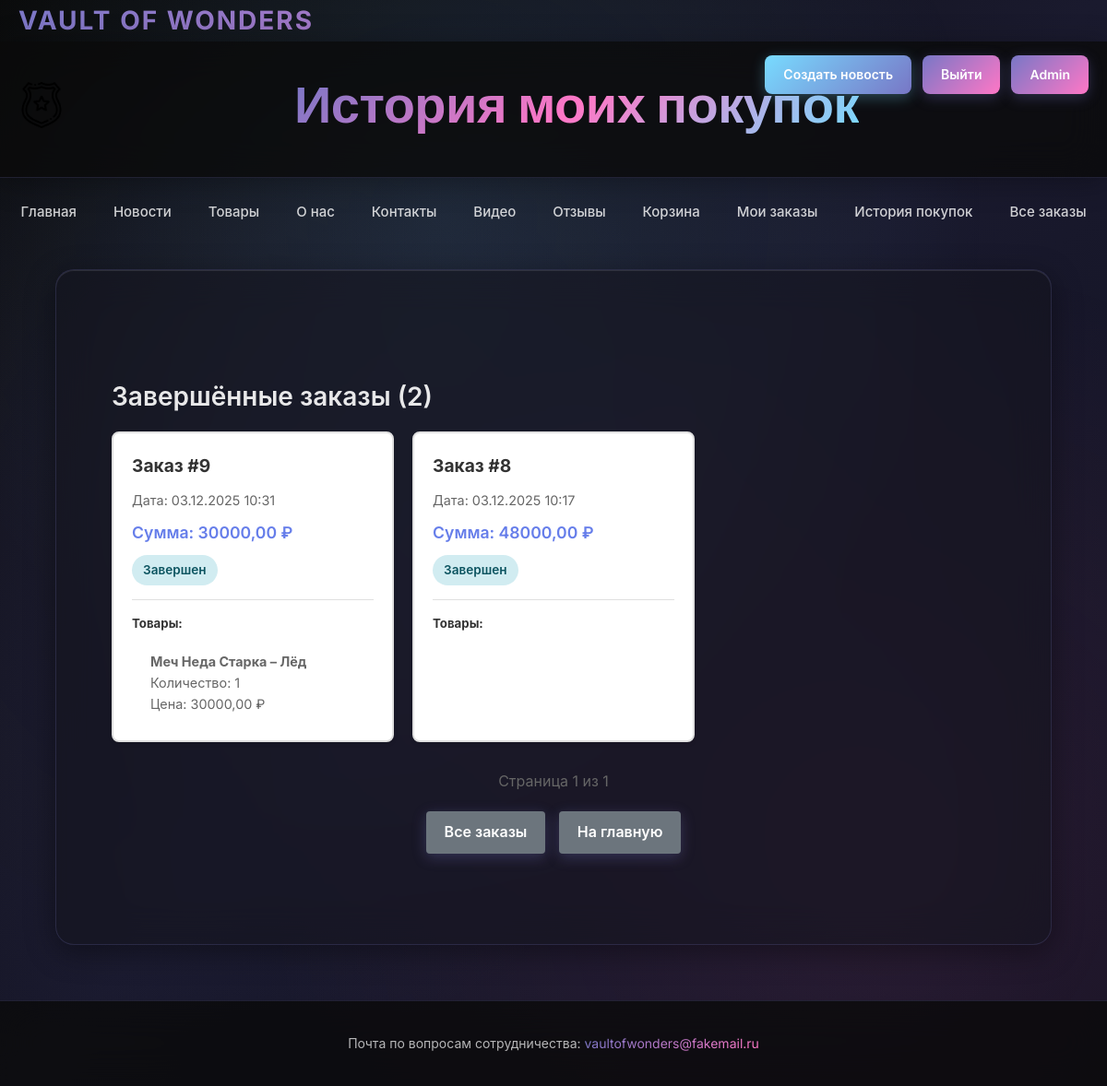
/purchase-history/ (signed in), run on the app's committed database.
### app/models.py (models this page shows, shortened)
class Order(models.Model):
    STATUS_CHOICES = [
        ('processing', 'В обработке'),
        ('confirmed', 'Подтвержден'),
        ('completed', 'Завершен'),
        ('cancelled', 'Отменен'),
    ]
    user = models.ForeignKey(User, on_delete=models.CASCADE, verbose_name="Пользователь")
    items = models.ManyToManyField(CartItem, verbose_name="Товары")
    total_price = models.DecimalField('Общая стоимость', max_digits=10, decimal_places=2)
    date_created = models.DateTimeField(default=timezone.now, verbose_name="Дата создания")
    is_paid = models.BooleanField('Оплачен', default=False)
    status = models.CharField('Статус заказа', max_length=20, choices=STATUS_CHOICES, default='processing')
    class Meta:
        verbose_name = "Заказ"
        verbose_name_plural = "Заказы"

class OrderItem(models.Model):
    order = models.ForeignKey(Order, on_delete=models.CASCADE, related_name='order_items', verbose_name="Заказ")
    product = models.ForeignKey(Product, on_delete=models.SET_NULL, null=True, verbose_name="Товар")
    product_name = models.CharField('Название товара', max_length=200)
    product_price = models.DecimalField('Цена товара', max_digits=10, decimal_places=2)
    manufacturer = models.CharField('Производитель', max_length=100, blank=True)
    description = models.TextField('Описание', blank=True)
    image = models.ImageField(upload_to="media/Images/products/", verbose_name="Изображение", null=True, blank=True)
    quantity = models.PositiveIntegerField('Количество', default=1)
    class Meta:
        verbose_name = "Товар в заказе"
        verbose_name_plural = "Товары в заказе"

### app/views.py (the view)
# urls.py: path('purchase-history/', views.my_purchase_history, name='my_purchase_history'),
def my_purchase_history(request):
    if not request.user.is_authenticated:
        return redirect('login')
    orders = Order.objects.filter(user=request.user, status='completed').order_by('-date_created')
    paginator = Paginator(orders, 10)
    page_number = request.GET.get("page")
    page_obj = paginator.get_page(page_number)
    purchased_items = []
    for order in orders:
        for item in order.items.all():
            purchased_items.append({
                'product': item.product,
                'quantity': item.quantity,
                'price': item.product.price,
                'order_date': order.date_created
            })
    context = {
        'page_obj': page_obj,
        'purchased_items': purchased_items,
        'user': request.user,
        'title': 'История покупок'
    }
    return render(request, 'my_purchase_history.html', context)

### app/templates/my_purchase_history.html (shortened to what this page needs)
{% extends 'base.html' %}
{% load static %}
{% block header %}История моих покупок{% endblock %}
{% block content %}
<link href="{% static 'styles/purchase_history.css' %}" rel="stylesheet">
<div class="purchase-history-container">
    {% if page_obj %}
        <h3>Завершённые заказы ({{ page_obj.paginator.count }})</h3>
        <div class="purchases-grid">
            {% for order in page_obj %}
                <div class="order-card">
                    <h4>Заказ #{{ order.id }}</h4>
                    <p class="order-date">Дата: {{ order.date_created|date:"d.m.Y H:i" }}</p>
                    <p class="order-total">Сумма: {{ order.total_price }} ₽</p>
                    <p class="order-status">
                        <span class="status-badge status-{{ order.status }}">
                            {{ order.get_status_display }}
                        </span>
                    </p>
                    <div class="items">
                        <h5>Товары:</h5>
                        <ul>
                            {% for item in order.order_items.all %}
                                <li>
                                    <strong>{{ item.product_name }}</strong><br>
                                    Количество: {{ item.quantity }}<br>
                                    Цена: {{ item.product_price }} ₽
                                </li>
                            {% endfor %}
                        </ul>
                    </div>
                </div>
            {% endfor %}
        </div>
        <div class="pagination">
            <span class="page-info">
                Страница {{ page_obj.number }} из {{ page_obj.paginator.num_pages }}
            </span>
        </div>
    {% else %}
        <div class="empty-message">
            <p>У вас пока нет завершённых заказов</p>
            <a href="{% url 'products' %}" class="btn btn-primary">Перейти к товарам</a>
        </div>
    {% endif %}
    <div class="actions">
        <a href="{% url 'order_history' %}" class="btn btn-secondary">Все заказы</a>
        <a href="{% url 'main' %}" class="btn btn-secondary">На главную</a>
    </div>
</div>
{% endblock %}

### app/static/styles/site.css (style rules this page uses)
* { margin: 0; padding: 0; box-sizing: border-box; }
body { font-family: 'Inter', -apple-system, BlinkMacSystemFont, 'Segoe UI', sans-serif; margin: 0; padding: 0; background: linear-gradient(135deg, #0a0a0a 0%, #1a1a2e 50%, #0f0f1e 100%); background-attachment: fixed; color: #E0E0E0; overflow-x: hidden; line-height: 1.6; }
body::before { content: ''; position: fixed; top: 0; left: 0; width: 100%; height: 100%; background: radial-gradient(circle at 20% 50%, rgba(120, 119, 198, 0.1) 0%, transparent 50%), radial-gradient(circle at 80% 80%, rgba(255, 119, 198, 0.1) 0%, transparent 50%), radial-gradient(circle at 40% 20%, rgba(120, 219, 255, 0.1) 0%, transparent 50%); pointer-events: none; z-index: 0; }
h3 { font-size: clamp(20px, 3vw, 28px); font-weight: 600; color: rgba(255, 255, 255, 0.9); margin-top: 25px; margin-bottom: 15px; }
.btn { background: linear-gradient(135deg, #7877C6 0%, #FF77C6 100%); color: white; padding: 12px 24px; font-size: 15px; font-weight: 600; border: none; border-radius: 10px; cursor: pointer; transition: all 0.3s ease; text-decoration: none; display: inline-block; box-shadow: 0 4px 15px rgba(120, 119, 198, 0.3); position: relative; overflow: hidden; }
.btn::before { content: ''; position: absolute; top: 0; left: -100%; width: 100%; height: 100%; background: linear-gradient(90deg, transparent, rgba(255, 255, 255, 0.2), transparent); transition: left 0.5s; }
.btn-secondary { background: linear-gradient(135deg, #78DBFF 0%, #7877C6 100%); }

### app/static/styles/purchase_history.css (style rules this page uses)
.purchase-history-container { max-width: 1200px; margin: 30px auto; padding: 20px; }
.purchases-grid { display: grid; grid-template-columns: repeat(auto-fill, minmax(300px, 1fr)); gap: 20px; margin-bottom: 30px; }
.order-card { background: white; border: 2px solid #e0e0e0; border-radius: 8px; padding: 20px; transition: all 0.3s ease; box-shadow: 0 2px 4px rgba(0, 0, 0, 0.1); }
.order-card h4 { margin: 0 0 10px 0; color: #333; font-size: 1.2rem; }
.order-date { color: #666; font-size: 0.9rem; }
.order-total { font-size: 1.1rem; font-weight: 600; color: #667eea; margin: 10px 0; }
.order-status { margin: 10px 0; }
.status-badge { padding: 6px 12px; border-radius: 20px; font-size: 0.85rem; font-weight: 600; display: inline-block; }
.status-badge.status-completed { background: #d1ecf1; color: #0c5460; }
.order-card .items { margin-top: 15px; padding-top: 15px; border-top: 1px solid #e0e0e0; }
.order-card .items h5 { margin: 0 0 10px 0; color: #333; }
.order-card .items ul { margin: 0; padding-left: 20px; list-style: none; }
.order-card .items li { padding: 8px 0; color: #666; font-size: 0.9rem; border-bottom: 1px solid #f0f0f0; }
.order-card .items li:last-child { border-bottom: none; }
.pagination { display: flex; justify-content: center; align-items: center; gap: 10px; margin-bottom: 20px; flex-wrap: wrap; }
.page-info { padding: 0 10px; color: #666; }
.actions { text-align: center; }
.btn { padding: 10px 20px; border-radius: 4px; text-decoration: none; display: inline-block; transition: all 0.3s ease; cursor: pointer; border: none; font-size: 1rem; margin: 0 5px; }
.btn-secondary { background: #6c757d; color: white; }

### data on the page
Order: id "9", date_created "03.12.2025 10:31", total_price "30000,00", status "Завершен"
OrderItem: product_name "Меч Неда Старка – Лёд", quantity "1", product_price "30000,00"
Order: id "8", date_created "03.12.2025 10:17", total_price "48000,00", status "Завершен"

### other printed values
{{ page_obj.paginator.count }} "2"
{{ page_obj.number }} "1"
{{ page_obj.paginator.num_pages }} "1"
